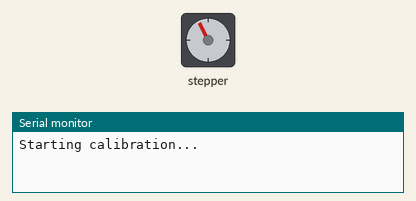
Bench run of a sketch on a simulated Arduino Uno, built with avr-gcc and run on an emulated ATmega328P. On the bench: stepper motor, the last lines printed to the serial monitor. Stepper angles assume 200 steps per turn.

Above: at 1.2 s.
At 22.9 s:
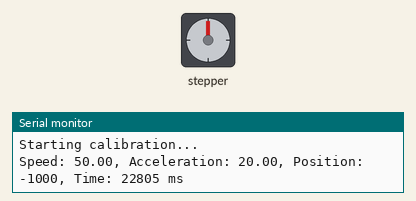
At 25.8 s:
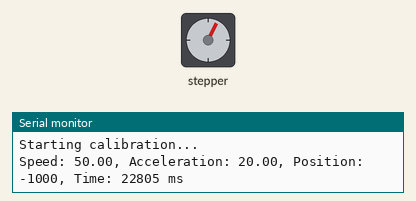
At 37.2 s:
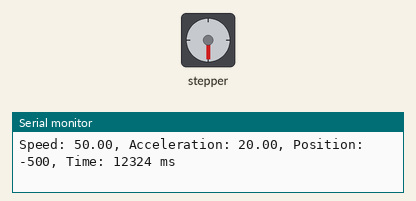
Timing chart, 0 to 40.0 s (numbered marks = the images above):
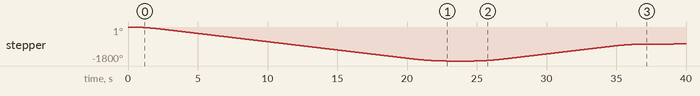

Measured:
- by itself, stepper: turns 1800° counter-clockwise in 22.6 s, then 900° clockwise in 12.3 s, then 23° clockwise in 0.82 s

The sketch:

144.ino
```cpp
#include <AccelStepper.h>

// Define the stepper motor
AccelStepper stepper(AccelStepper::DRIVER, 2, 3); // Using pins 2 and 3 for step and direction

// Calibration parameters
const int calibrationDelay = 2000; // Delay between calibration steps (in milliseconds)

// Variables to hold calibrated values
float bestSpeed = 0;
float bestAcceleration = 0;
long bestPosition = 0;

void setup() {
  // Initialize Serial Monitor
  Serial.begin(9600);
  Serial.println("Starting calibration...");

  // Start calibration
  calibrateStepper();
}

void loop() {
  // Calibration is performed in setup, so loop is empty
}

void calibrateStepper() {
  // Define ranges for calibration
  const int minSpeed = 50;
  const int maxSpeed = 300;
  const int minAccel = 20;
  const int maxAccel = 200;
  const int minPos = -1000;
  const int maxPos = 1000;

  float bestPerformance = 0; // To track the best performance observed

  // Test various speeds
  for (float speed = minSpeed; speed <= maxSpeed; speed += 50) {
    stepper.setMaxSpeed(speed);

    // Test various accelerations
    for (float accel = minAccel; accel <= maxAccel; accel += 20) {
      stepper.setAcceleration(accel);

      // Test various target positions
      for (long position = minPos; position <= maxPos; position += 500) {
        stepper.moveTo(position);

        unsigned long startTime = millis();
        while (stepper.distanceToGo() != 0) {
          stepper.run();
        }
        unsigned long elapsedTime = millis() - startTime;

        // Measure performance (you might want to use actual performance metrics)
        float performance = 1.0 / elapsedTime; // Example: inverse of time taken

        // Update best performance and parameters
        if (performance > bestPerformance) {
          bestPerformance = performance;
          bestSpeed = speed;
          bestAcceleration = accel;
          bestPosition = position;
        }

        // Print current settings to Serial Monitor
        Serial.print("Speed: ");
        Serial.print(speed);
        Serial.print(", Acceleration: ");
        Serial.print(accel);
        Serial.print(", Position: ");
        Serial.print(position);
        Serial.print(", Time: ");
        Serial.print(elapsedTime);
        Serial.println(" ms");

        delay(calibrationDelay); // Delay between tests
      }
    }
  }

  // Print the best parameters to Serial Monitor
  Serial.println("\nBest Parameters:");
  Serial.print("Best Speed: ");
  Serial.println(bestSpeed);
  Serial.print("Best Acceleration: ");
  Serial.println(bestAcceleration);
  Serial.print("Best Position: ");
  Serial.println(bestPosition);

  // Output recommendations for `ADXL335.h` or equivalent configuration
  Serial.println("\nUpdate your configuration file with these values.");
  Serial.print("#define MAX_SPEED ");
  Serial.println(bestSpeed);
  Serial.print("#define ACCELERATION ");
  Serial.println(bestAcceleration);
}
```
